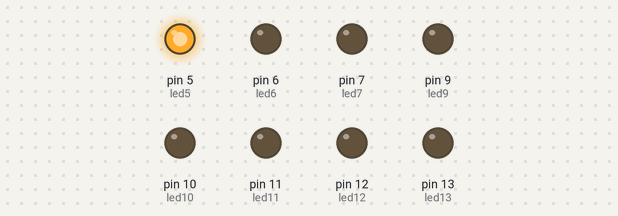
This sketch was run on a simulated Arduino Uno, built with avr-gcc and run on an emulated ATmega328P. On the bench: output pins drawn as LEDs (lit = HIGH).

Above: at 0.2 s.
At 1.2 s:
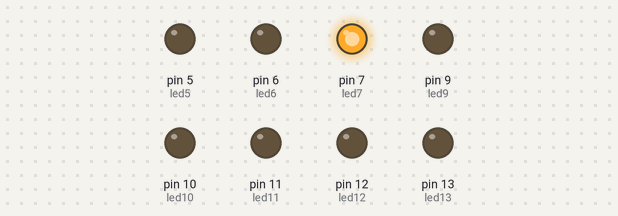
At 1.7 s:
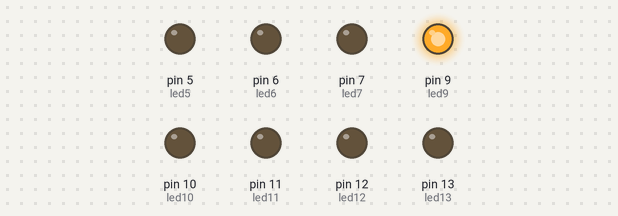
At 2.2 s:
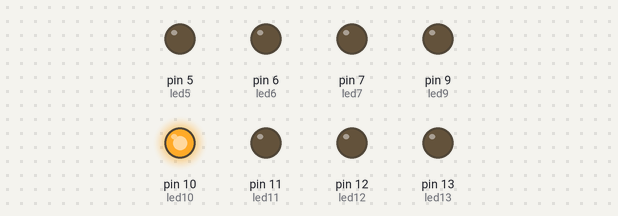
At 3.2 s:
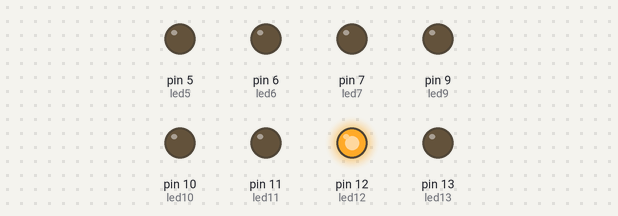
At 4.7 s:
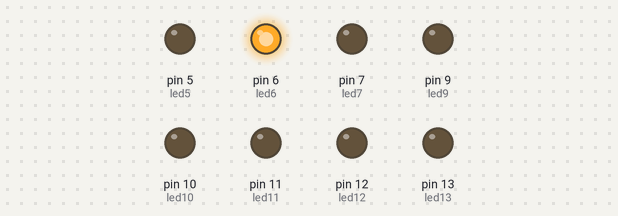
Timing chart, 0 to 5.2 s (numbered marks = the images above):
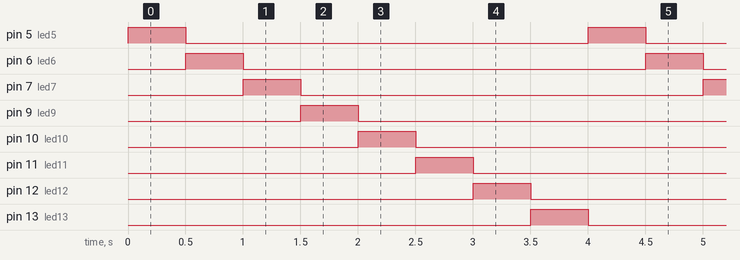

Measured:
- by itself, pin 5 (led5), pin 6 (led6), pin 7 (led7), pin 9 (led9), pin 10 (led10), pin 11 (led11), pin 12 (led12), pin 13 (led13): alternates HIGH for 0.50 s and LOW for 3.5 s
- by itself, everything shown: repeats every 4.0 s, in 9 steps

The sketch:

chenillard.ino
```cpp
/*
  Clignotement.
  Allume la LED pendant 1 seconde,
  puis l'éteint pendant 0,5 seconde.
*/

// Numéro de la broche à laquelle est
// connectée la LED
int led5 = 5;
int led6 = 6;
int led7 = 7;
int led9 = 9;
int led10 = 10;
int led11 = 11;
int led12 = 12;
int led13 = 13;

// le code dans cette fonction est exécuté une fois au début
void setup() {
  // indique que la broche de la LED une sortie sortie :
  // on va modifier sa tension
  pinMode(led5, OUTPUT);
  pinMode(led6, OUTPUT);
  pinMode(led7, OUTPUT);
  pinMode(led9, OUTPUT);
  pinMode(led10, OUTPUT);
  pinMode(led11, OUTPUT);
  pinMode(led12, OUTPUT);
  pinMode(led13, OUTPUT);
}

// le code dans cette fonction est exécuté en boucle
void loop() {
  digitalWrite(led5, HIGH);   // allumer la LED
  delay(500);               // attendre 1000 ms=1s
  digitalWrite(led5, LOW);    // éteindre la LED
                             // (tension 0V sur la broche)
  digitalWrite(led6, HIGH);   // allumer la LED
  delay(500);               // attendre 1000 ms=1s
  digitalWrite(led6, LOW);    // éteindre la LED

  digitalWrite(led7, HIGH);   // allumer la LED
  delay(500);               // attendre 1000 ms=1s
  digitalWrite(led7, LOW);    // éteindre la LED

  digitalWrite(led9, HIGH);   // allumer la LED
  delay(500);               // attendre 1000 ms=1s
  digitalWrite(led9, LOW);    // éteindre la LED

  digitalWrite(led10, HIGH);   // allumer la LED
  delay(500);               // attendre 1000 ms=1s
  digitalWrite(led10, LOW);    // éteindre la LED

  digitalWrite(led11, HIGH);   // allumer la LED
  delay(500);               // attendre 1000 ms=1s
  digitalWrite(led11, LOW);    // éteindre la LED

  digitalWrite(led12, HIGH);   // allumer la LED
  delay(500);               // attendre 1000 ms=1s
  digitalWrite(led12, LOW);    // éteindre la LED

  digitalWrite(led13, HIGH);   // allumer la LED
  delay(500);               // attendre 1000 ms=1s
  digitalWrite(led13, LOW);    // éteindre la LED
}
```
